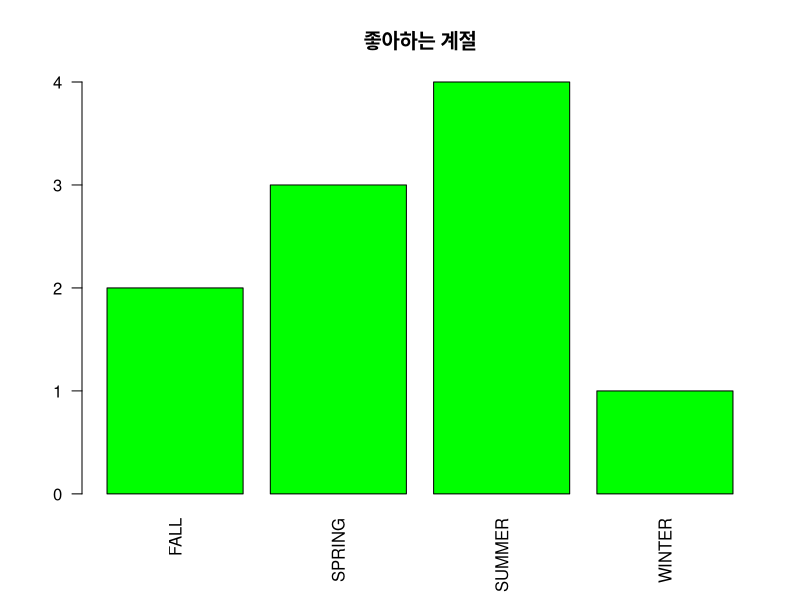

Write the R code that produced this figure.
favorite <- c('WINTER', 'SUMMER', 'SPRING', 'SUMMER', 'SUMMER',
              'FALL', 'FALL', 'SUMMER', 'SPRING', 'SPRING')
favorite
ds <- table(favorite)
ds
barplot(ds,
        main = '좋아하는 계절',
        col = 'green',
        las = 2) #las: 0(기본 값), 1(수평 값), 2(축 기준, 수직), 3(축 상관없이 수직)
